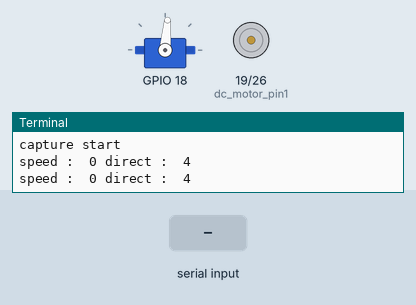
Simulated run of this program. Board: Raspberry Pi (BCM pin numbers). On the bench: servo, motor-driver pin pairs drawn as motors (green arrow = first pin HIGH = forward, orange = second pin HIGH = backward, longer = more drive), the last lines printed to the terminal. The test bench sets the inputs (shaded band). The clock reads 2024-03-15 10:24:30 at power-on unless the program sets it; the camera gives no picture and a still takes 0.5 s; servo angles are drawn from the pulse width (0.5 ms = 0°, 2.5 ms = 180°); threads take turns every 2 ms.

Above: at 1.2 s.
1.3 s: "8" typed at the terminal
4.3 s: "4" typed at the terminal
At 4.47 s:
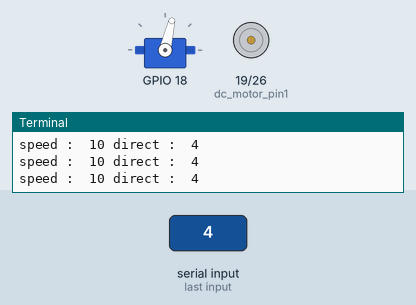
7.3 s: "5" typed at the terminal
8.8 s: "6" typed at the terminal
At 9.3 s:
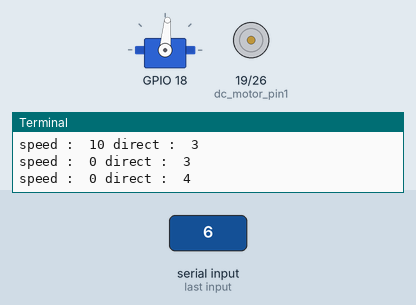
Timing chart, 0 to 11.3 s (numbered marks = the images above; inputs shaded):
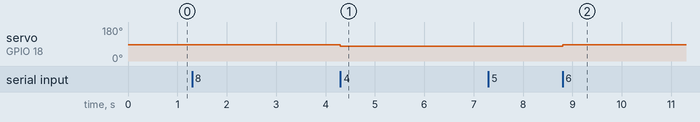

Measured:
- after the input at 4.3 s, servo on GPIO 18: 85° → 77° at once
- after the input at 8.8 s, servo on GPIO 18: 77° → 85° at once

The program:

make_train_data_main.py
```python
from rc_car import RC_car
from panel import Panel_Thread
from capture import Capture
import sys, tty, termios, time, select
import argparse
import datetime

#get commend
def getch():
    fd = sys.stdin.fileno()
    old_settings = termios.tcgetattr(fd)
    try:
        tty.setraw(fd)
        ch = sys.stdin.read(1)
    finally:
        termios.tcsetattr(fd, termios.TCSADRAIN, old_settings)

    return ch

if __name__ == "__main__":

    #get parameter
    parser = argparse.ArgumentParser()
    nowDate = datetime.datetime.now().strftime('%Y-%m-%d')
    parser.add_argument('-path', type = str, default = nowDate)
    FLAGS, _ = parser.parse_known_args()

    path = FLAGS.path

    #set GPIO pin for DC, Servo Motor
    dc_motor_pin1 = 19  # DC모터 pwm 사용 pin
    dc_motor_pin2 = 26  # DC모터 pin2
    servo_pin1 = 18  # 서보모터

    #make RC_CAR object
    rc_car = RC_car(dc_motor_pin1, dc_motor_pin2, servo_pin1)  # RC카 핀, pwm, speed, direct 를 가진 클래스

    #make Thread panel, camera
    panel = Panel_Thread(rc_car)
    camera = Capture(path, 0.5, rc_car)

    #get command from keyboard
    # 8 : speed_up
    # 5 : speed_down
    # 4 : left
    # 6 : right
    try:
        panel.start()
        camera.start()

        while True:
            char = getch()
            rc_car.doing_cmd(char)

            if(char == "x"):
                print("Program Ended")
                del rc_car
                break

    except Exception as e:
        print("에러 발생")
        print(e)

    except KeyboardInterrupt:
        print("종료합니다.")

    finally:
        #thread ending
        panel.flag = False
```

rc_car.py
```python
import RPi.GPIO as gpi

class RC_car:
    def __init__(self, motor_pin1, motor_pin2, servo_pin):
        gpi.setmode(gpi.BCM)

        # servo value
        self.ANGLES = [5.6, 6.0, 6.4, 6.8, 7.2, 7.6, 8.0, 8.4, 8.6]
        self.center = 4  # center value
        self.angle = 4 #value of rc_car
        self.left = 0  # left value
        self.right = len(self.ANGLES)-1  # right value


        servo_pwm = 50  # servo pwm value
        servo_motor_pin = servo_pin

        # dcmotor value
        self.speed = 0  # dutycycle -> 0 - >  60 ~ 80
        self.max_speed = 50 #maxspeed
        self.min_speed = 10 #차량이 움직일수 있는 최소 dutycycle
        self.speed_rate = 3

        dc_pwm = 15  # DCmotor pwm
        dc_motor_pin1 = motor_pin1
        dc_motor_pin2 = motor_pin2

        # 핀 아웃 설정
        gpi.setup(dc_motor_pin1, gpi.OUT)
        gpi.setup(dc_motor_pin2, gpi.OUT)
        gpi.setup(servo_motor_pin, gpi.OUT)

        # DC모터,SERVO모터 생성
        gpi.output(dc_motor_pin2, False)
        self.servo = gpi.PWM(servo_motor_pin, servo_pwm)
        self.motor = gpi.PWM(dc_motor_pin1, dc_pwm)

        # DC모터, SERVO모터 실행
        self.motor.start(self.speed) #speed 0으로 모터 시작
        self.servo.start(self.ANGLES[self.angle]) #centor 로 서보모터 시작

        print("make RC CAR")

    def doing_cmd(self, cmd):

        if cmd == '8':
            self.speed_up()
        elif cmd == '5':
            self.speed_down()
        elif cmd == '4':
            self.turn_left()
        elif cmd == '6':
            self.turn_right()
        else:
            print("else")
            self.angle = self.center
            self.speed = 0
            self.servo.ChangeDutyCycle(self.ANGLES[self.angle])
            self.motor.ChangeDutyCycle(self.speed)

    # left_
    def turn_left(self):

        self.angle -= 1

        if (self.angle <= self.left):
            self.angle = self.left

        self.servo.ChangeDutyCycle(self.ANGLES[self.angle])

    # right_
    def turn_right(self):

        self.angle += 1

        if(self.angle >= self.right):
            self.angle = self.right

        self.servo.ChangeDutyCycle(self.ANGLES[self.angle])

    # straight
    def turn_center(self):
        self.angle = self.center
        self.servo.ChangeDutyCycle(self.angle)


    def speed_up(self):

        if self.speed == 0:
            self.speed = self.min_speed
        else:
            self.speed += self.speed_rate

        if self.speed > self.max_speed:
            self.speed = self.max_speed

        self.motor.ChangeDutyCycle(self.speed)

    def speed_down(self):

        self.speed -= self.speed_rate

        if self.speed < self.min_speed:
            self.speed = 0

        self.motor.ChangeDutyCycle(self.speed)

    def __del__(self):
        print("DC Motor del")
        self.motor.stop()
        self.servo.stop()
        gpi.cleanup()
```

panel.py
```python
import threading
import time

#show RC_CAR's status
class Panel_Thread(threading.Thread, ):

    def __init__(self, rc_car):
        super(Panel_Thread, self).__init__()
        self.rc_car = rc_car
        self.flag = True
        print("Panel_Thread start")

    def run(self):
        while self.flag:
            print("speed : ", self.rc_car.speed, "direct : ", self.rc_car.angle)
            time.sleep(1)

    def __del__(self):
        print('Panel del')
```

capture.py
```python
import picamera
import threading
import time
import os
from datetime import datetime

class Capture(threading.Thread):

    def __init__(self, path, time, rc_car ):
        super(Capture, self).__init__()
        print("capture start")
        #make camera object
        self.camera = picamera.PiCamera()
        #setting camera
        self.camera.rotation = 180 #rotate 180
        self.camera.resolution = (320, 240)#make picture size to 240x320
        self.pause_time = time #interval time
        self.is_dir(path)
        self.path = path # path the data be stored
        self.flag = True #thread flag
        self.rc_car = rc_car

    def run(self):
        while self.flag:
            get_filename = datetime.today().strftime("date_%H:%M:%S_streering_")+str(self.rc_car.angle)+"_speed_"+str(self.rc_car.speed)+".jpg"
            filepath = os.path.join(self.path, get_filename)
            #print("speed : ", rc_car.speed, "direct : ", rc_car.angle)
            self.camera.capture(filepath)
            time.sleep(self.pause_time)

    def is_dir(self, path):
        if not os.path.isdir("./" + path + "/"):
            os.mkdir("./" + path + "/")

    def __del__(self):
        print("capture end")
```
